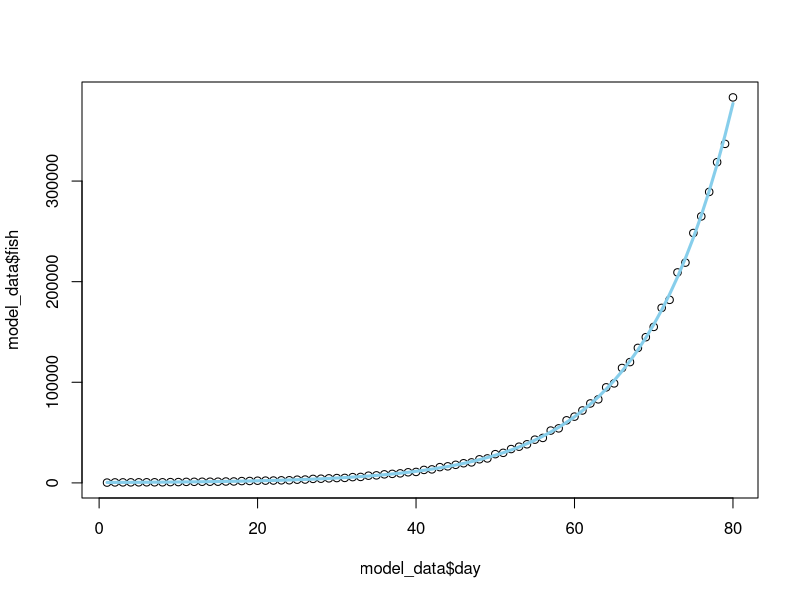

This figure's R source:
library(tidyverse)

#setting up data
data <- read.csv('06/day-06-input.csv',header=FALSE)
data <- data.frame(do.call('rbind', strsplit(as.character(data$V1),',')))
data <- t(data)
colnames(data) <- "x"
data<- as.integer(data)
data_master <- data

#Part 1
#Rules
#Count number of 0
#Decrease every number by 1 except 0 -> 6
# Add new rows of 8 for each 0
update_num <- function(x){
  if(x == 0){x <- 6}
  else{x <- x-1}
  return(as.integer(x))
}

#Part 1
test <- NULL
count <- NULL
model_data <- array()

for(day in 1:80){
  print(day)
  new <- sum(data==0)
  data <- sapply(data, function(x) update_num(x))
  new_rows <- (seq(8,8, length.out = new))
  data <- c(data,new_rows)
  model_data[day] <- length(data)
  count <- c(count,sum(data==0))
}

#Answer 1
print(length(data))

#Part 2
data <- data_master
new_fish <- c(sum(data == 0),
        sum(data == 1),
        sum(data == 2),
         sum(data == 3),
         sum(data == 4),
         sum(data == 5),
         sum(data == 6),
          0,
          0) %>% as.integer()

fish <- (seq(0,0, length.out = 7))
count <- as.data.frame(count)

for(day in 1:256){
  
  new <- fish[1]
  old <- new_fish[1]
  
  for (i in 1:6){
    fish[i] <- fish[i+1]
  }

  for (i in 1:8){
    new_fish[i] <- new_fish[i+1]
  }
  
  fish[7] <- new + old
  new_fish[9] <- new + old
  count[day,2] <- (fish[1] + new_fish[1])
}

#Part 2 Answer
answer2 <- sum(fish) + sum(new_fish)
options(scipen = 100, digits = 4)
print(sum(fish) + sum(new_fish))
  
#### Just for 'fun' ########
#build exponential model to fit data

model_data <- cbind(1:80,model_data)
colnames(model_data) <- c("day","fish")
model_data <- as.data.frame(model_data)

# Select an approximate $\theta$, since theta must be lower than min(y), and greater than zero
theta.0 <- min(model_data$fish) * 0.5  

# Estimate the rest parameters using a linear model
model.0 <- lm(log(fish - theta.0) ~ day, model_data) 
alpha.0 <- exp(coef(model.0)[1])
beta.0 <- coef(model.0)[2]

# Starting parameters
start <- list(alpha = alpha.0, beta = beta.0, theta = theta.0)
start

model <- nls(fish ~ alpha * exp(beta * day) + theta , data = model_data, start = start)

# Plot fitted curve
plot(model_data$day, model_data$fish)
lines(model_data$day, predict(model, list(day = model_data$day)), col = 'skyblue', lwd = 3)

options(scipen = 100, digits = 4)
predicted_answer <- predict(model, list(day=256))

difference <- abs((answer2 - predicted_answer) / answer2)
print(difference)
#close but not good enough :(